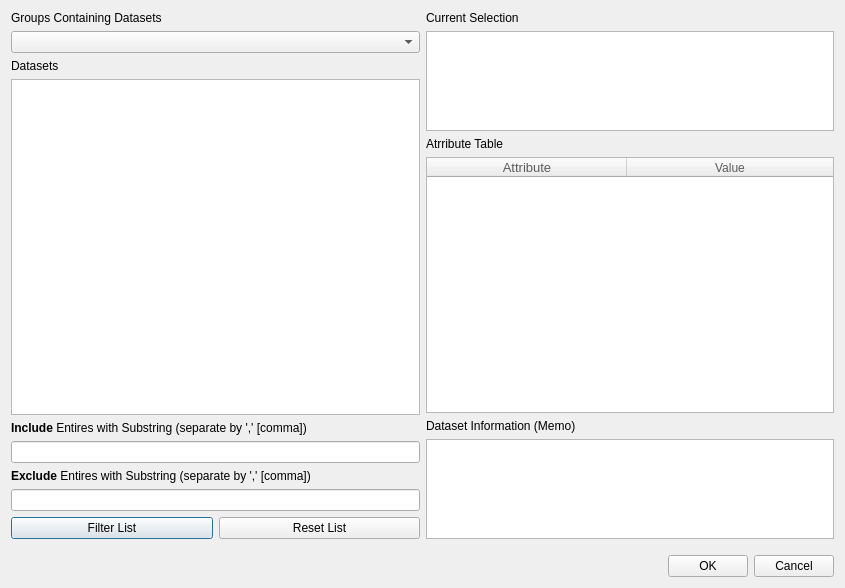
<?xml version="1.0" encoding="UTF-8"?>
<ui version="4.0">
 <class>Dialog</class>
 <widget class="QDialog" name="Dialog">
  <property name="geometry">
   <rect>
    <x>0</x>
    <y>0</y>
    <width>845</width>
    <height>588</height>
   </rect>
  </property>
  <property name="windowTitle">
   <string>HDF File Inspector</string>
  </property>
  <property name="styleSheet">
   <string notr="true">font: 10pt &quot;Arial&quot;;</string>
  </property>
  <layout class="QVBoxLayout" name="verticalLayout_2">
   <item>
    <layout class="QVBoxLayout" name="verticalLayout">
     <property name="sizeConstraint">
      <enum>QLayout::SetNoConstraint</enum>
     </property>
     <item>
      <layout class="QHBoxLayout" name="topHL">
       <property name="sizeConstraint">
        <enum>QLayout::SetNoConstraint</enum>
       </property>
       <item>
        <layout class="QVBoxLayout" name="dataSetVL">
         <item>
          <widget class="QLabel" name="label_1">
           <property name="text">
            <string>Groups Containing Datasets</string>
           </property>
          </widget>
         </item>
         <item>
          <widget class="QComboBox" name="comboBoxGroupSelect"/>
         </item>
         <item>
          <widget class="QLabel" name="label_2">
           <property name="text">
            <string>Datasets</string>
           </property>
          </widget>
         </item>
         <item>
          <widget class="QListWidget" name="listDataSet">
           <property name="editTriggers">
            <set>QAbstractItemView::DoubleClicked|QAbstractItemView::EditKeyPressed|QAbstractItemView::SelectedClicked</set>
           </property>
           <property name="selectionMode">
            <enum>QAbstractItemView::ExtendedSelection</enum>
           </property>
          </widget>
         </item>
         <item>
          <widget class="QLabel" name="label_3">
           <property name="text">
            <string>&lt;html&gt;&lt;head/&gt;&lt;body&gt;&lt;p&gt;&lt;span style=&quot; font-weight:600;&quot;&gt;Include&lt;/span&gt; Entires with Substring (separate by ',' [comma])&lt;/p&gt;&lt;/body&gt;&lt;/html&gt;</string>
           </property>
          </widget>
         </item>
         <item>
          <widget class="QLineEdit" name="filterIncludeString"/>
         </item>
         <item>
          <widget class="QLabel" name="label_4">
           <property name="text">
            <string>&lt;html&gt;&lt;head/&gt;&lt;body&gt;&lt;p&gt;&lt;span style=&quot; font-weight:600;&quot;&gt;Exclude&lt;/span&gt; Entires with Substring (separate by ',' [comma])&lt;/p&gt;&lt;/body&gt;&lt;/html&gt;</string>
           </property>
          </widget>
         </item>
         <item>
          <widget class="QLineEdit" name="filterExcludeString"/>
         </item>
         <item>
          <layout class="QHBoxLayout" name="horizontalLayout">
           <item>
            <widget class="QPushButton" name="pushButtonFilter">
             <property name="text">
              <string>Filter List</string>
             </property>
            </widget>
           </item>
           <item>
            <widget class="QPushButton" name="pushButtonResetFilter">
             <property name="text">
              <string>Reset List</string>
             </property>
            </widget>
           </item>
          </layout>
         </item>
        </layout>
       </item>
       <item>
        <layout class="QVBoxLayout" name="attribVL">
         <item>
          <widget class="QLabel" name="label_5">
           <property name="text">
            <string>Current Selection</string>
           </property>
          </widget>
         </item>
         <item>
          <widget class="QTextBrowser" name="textCurrentDataset">
           <property name="sizePolicy">
            <sizepolicy hsizetype="Expanding" vsizetype="Maximum">
             <horstretch>0</horstretch>
             <verstretch>0</verstretch>
            </sizepolicy>
           </property>
           <property name="maximumSize">
            <size>
             <width>16777215</width>
             <height>100</height>
            </size>
           </property>
          </widget>
         </item>
         <item>
          <widget class="QLabel" name="label_6">
           <property name="text">
            <string>Atrribute Table</string>
           </property>
          </widget>
         </item>
         <item>
          <widget class="QTableWidget" name="tableAttributes">
           <property name="styleSheet">
            <string notr="true"/>
           </property>
           <property name="sortingEnabled">
            <bool>true</bool>
           </property>
           <property name="columnCount">
            <number>2</number>
           </property>
           <attribute name="horizontalHeaderCascadingSectionResizes">
            <bool>true</bool>
           </attribute>
           <attribute name="horizontalHeaderDefaultSectionSize">
            <number>200</number>
           </attribute>
           <attribute name="horizontalHeaderHighlightSections">
            <bool>false</bool>
           </attribute>
           <attribute name="horizontalHeaderShowSortIndicator" stdset="0">
            <bool>true</bool>
           </attribute>
           <attribute name="horizontalHeaderStretchLastSection">
            <bool>true</bool>
           </attribute>
           <attribute name="verticalHeaderVisible">
            <bool>false</bool>
           </attribute>
           <attribute name="verticalHeaderHighlightSections">
            <bool>false</bool>
           </attribute>
           <column>
            <property name="text">
             <string>Attribute</string>
            </property>
            <property name="font">
             <font>
              <pointsize>10</pointsize>
             </font>
            </property>
            <property name="background">
             <color>
              <red>121</red>
              <green>121</green>
              <blue>121</blue>
             </color>
            </property>
            <property name="foreground">
             <brush brushstyle="SolidPattern">
              <color alpha="255">
               <red>91</red>
               <green>91</green>
               <blue>91</blue>
              </color>
             </brush>
            </property>
           </column>
           <column>
            <property name="text">
             <string>Value</string>
            </property>
            <property name="background">
             <color>
              <red>123</red>
              <green>123</green>
              <blue>123</blue>
             </color>
            </property>
            <property name="foreground">
             <brush brushstyle="SolidPattern">
              <color alpha="255">
               <red>91</red>
               <green>91</green>
               <blue>91</blue>
              </color>
             </brush>
            </property>
           </column>
          </widget>
         </item>
         <item>
          <widget class="QLabel" name="label_7">
           <property name="text">
            <string>Dataset Information (Memo)</string>
           </property>
          </widget>
         </item>
         <item>
          <widget class="QTextBrowser" name="textDescription">
           <property name="sizePolicy">
            <sizepolicy hsizetype="Expanding" vsizetype="Maximum">
             <horstretch>0</horstretch>
             <verstretch>0</verstretch>
            </sizepolicy>
           </property>
           <property name="maximumSize">
            <size>
             <width>16777215</width>
             <height>100</height>
            </size>
           </property>
          </widget>
         </item>
        </layout>
       </item>
      </layout>
     </item>
     <item>
      <layout class="QHBoxLayout" name="horizontalLayout_2">
       <property name="topMargin">
        <number>10</number>
       </property>
       <item>
        <spacer name="horizontalSpacer">
         <property name="orientation">
          <enum>Qt::Horizontal</enum>
         </property>
         <property name="sizeHint" stdset="0">
          <size>
           <width>40</width>
           <height>20</height>
          </size>
         </property>
        </spacer>
       </item>
       <item>
        <widget class="QPushButton" name="pushButtonOk">
         <property name="text">
          <string>OK</string>
         </property>
        </widget>
       </item>
       <item>
        <widget class="QPushButton" name="pushButtonCancel">
         <property name="text">
          <string>Cancel</string>
         </property>
        </widget>
       </item>
      </layout>
     </item>
    </layout>
   </item>
  </layout>
 </widget>
 <resources/>
 <connections/>
</ui>
